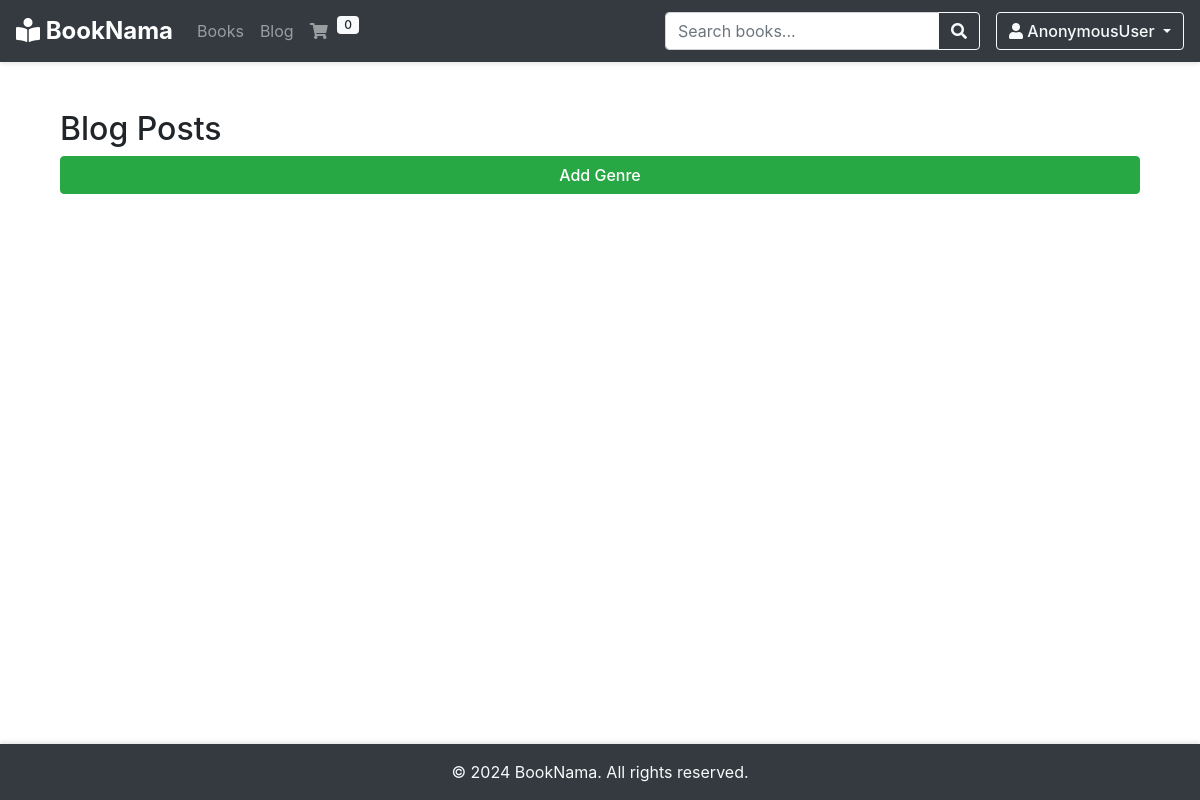
The app's page /blog/blog/, older data.
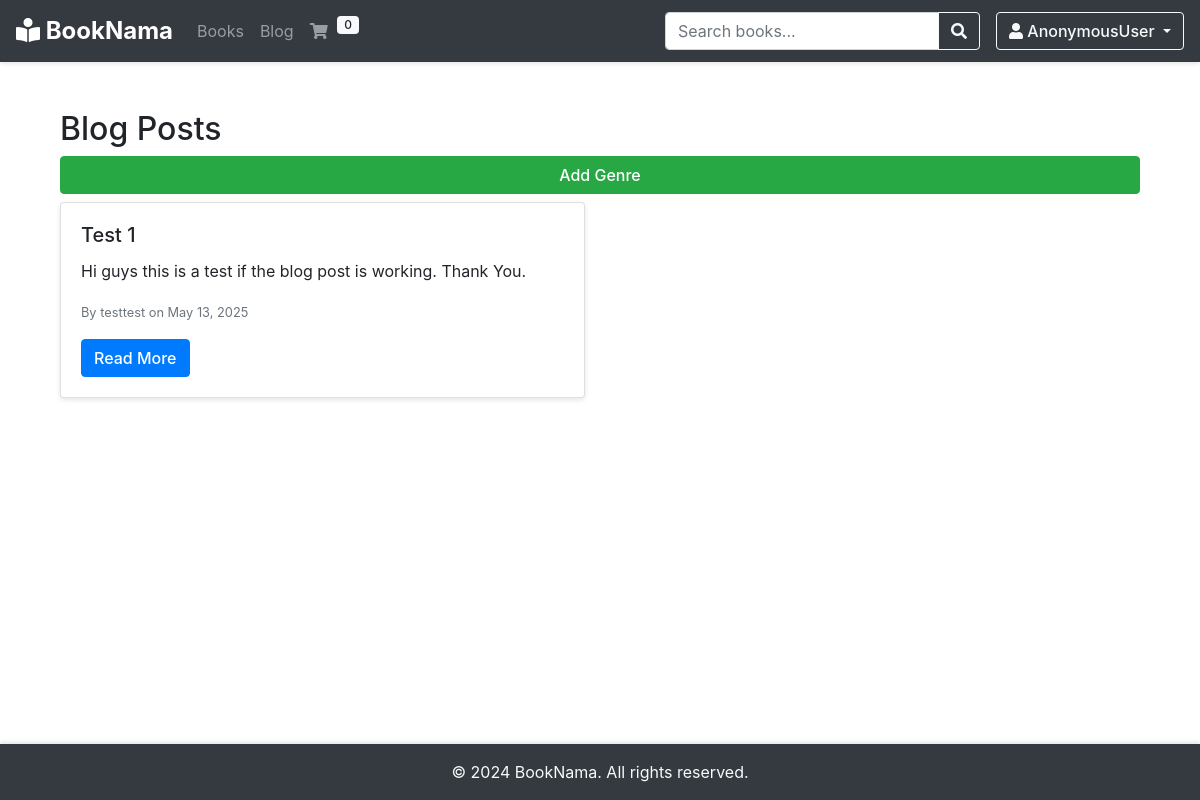
The same page, newer data.
### blog/models.py (models this page shows, shortened)
class BlogPost(models.Model):
    title = models.CharField(max_length=200)
    content = models.TextField()
    author = models.ForeignKey(get_user_model(), on_delete=models.CASCADE)
    created_at = models.DateTimeField(auto_now_add=True)
    updated_at = models.DateTimeField(auto_now=True)

### blog/views.py (the view)
class BlogListView(ListView):
    model = BlogPost
    template_name = 'blog/blog_list.html'
    context_object_name = 'posts'
    ordering = ['-created_at']

### templates/blog/blog_list.html (shortened to what this page needs)
{% extends 'base.html' %}
{% block content %}
<div class="container mt-4">
    <h2>Blog Posts</h2>
    <a href="{% url 'add_genre' %}" class="btn btn-success btn-block mb-2">Add Genre</a>
    <div class="row">
        {% for post in posts %}
        <div class="col-md-6 mb-4">
            <div class="card">
                <div class="card-body">
                    <h5 class="card-title">{{ post.title }}</h5>
                    <p class="card-text">{{ post.content|truncatewords:30 }}</p>
                    <p class="card-text"><small class="text-muted">By {{ post.author }} on {{ post.created_at|date:"F d, Y" }}</small></p>
                    <a href="{% url 'blog_detail' post.pk %}" class="btn btn-primary">Read More</a>
                </div>
            </div>
        </div>
        {% endfor %}
    </div>
</div>
{% endblock %}

### templates/base.html (shortened to what this page needs)
{% load static %}
<!doctype html>
<html lang="en">
<head>
  <link rel="stylesheet" href="https://stackpath.bootstrapcdn.com/bootstrap/4.4.1/css/bootstrap.min.css"
>
  <link rel="stylesheet" href="https://cdnjs.cloudflare.com/ajax/libs/font-awesome/5.15.4/css/all.min.css">
  <link rel="stylesheet" href="{% static 'css/base.css' %}">
</head>
<body>
  <nav class="navbar navbar-expand-lg navbar-dark bg-dark">
    <a class="navbar-brand" href="{% url 'list' %}">
      <i class="fas fa-book-reader"></i> BookNama
    </a>
    <div class="collapse navbar-collapse" id="navbarNav">
      <ul class="navbar-nav mr-auto">
        <li class="nav-item">
          <a class="nav-link" href="{% url 'list' %}">Books</a>
        </li>
        <li class="nav-item">
          <a class="nav-link" href="{% url 'blog_list' %}">Blog</a>
        </li>
        <li class="nav-item">
          <a class="nav-link" href="#">
            <i class="fas fa-shopping-cart"></i>
            <span class="badge badge-light">0</span>
          </a>
        </li>
      </ul>
      <form class="form-inline my-2 my-lg-0 mr-3" action="{% url 'search_results' %}" method="get">
        <div class="input-group">
          <input name="q" class="form-control" type="search" placeholder="Search books..." aria-label="Search">
          <div class="input-group-append">
            <button class="btn btn-outline-light" type="submit">
              <i class="fas fa-search"></i>
            </button>
          </div>
        </div>
      </form>
      <div class="dropdown">
        <button class="btn btn-outline-light dropdown-toggle" type="button" id="userMenu" data-toggle="dropdown">
          <i class="fas fa-user"></i> {{ user|default:"Guest" }}
        </button>
      </div>
    </div>
  </nav>
  <div class="container mt-4">
    {% block content %}
    {% endblock content %}
  </div>
  <footer class="bg-dark text-light mt-5 py-3">
    <div class="container text-center">
      <p class="mb-0">&copy; 2024 BookNama. All rights reserved.</p>
    </div>
  </footer>
</body>
</html>

### static/css/base.css (style rules this page uses)
* { margin: 0; padding: 0; border: 0; outline: 0; box-sizing: border-box; }
body { min-height: 100vh; display: flex; flex-direction: column; margin: 0; padding-top: 80px; }
.container { width: 100%; padding-right: 15px; padding-left: 15px; margin-right: auto; margin-left: auto; flex: 1 0 auto; }
.navbar { position: fixed; top: 0; width: 100%; z-index: 1000; background-color: #fff; box-shadow: 0 2px 4px rgba(0,0,0,0.1); }
.navbar-brand { font-weight: bold; font-size: 1.5rem; }
.card { transition: transform 0.2s ease-in-out; box-shadow: 0 2px 5px rgba(0,0,0,0.1); }
.btn { border-radius: 4px; font-weight: 500; }
.btn-primary { background-color: #007bff; border-color: #007bff; }
footer { margin-top: auto; box-shadow: 0 -2px 4px rgba(0,0,0,0.1); }
.badge { padding: 0.5em 0.8em; font-weight: 500; }
.nav-link .badge { position: relative; top: -8px; right: -5px; padding: 0.25em 0.6em; font-size: 0.75rem; }

Row changes from the older to the newer data that the page shows:
added BlogPost: title "Test 1", content "Hi guys this is a test if the blog post is working. Thank You.", author "testtest", created_at "May 13, 2025"
